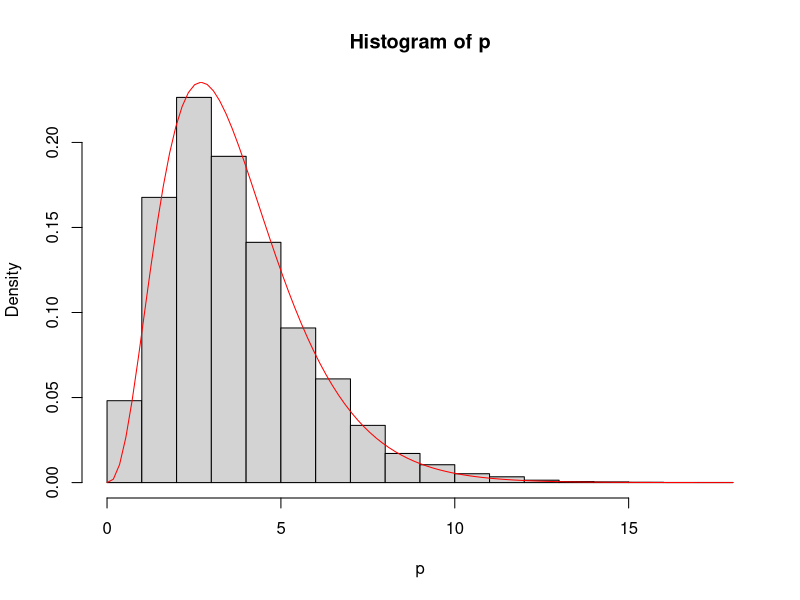
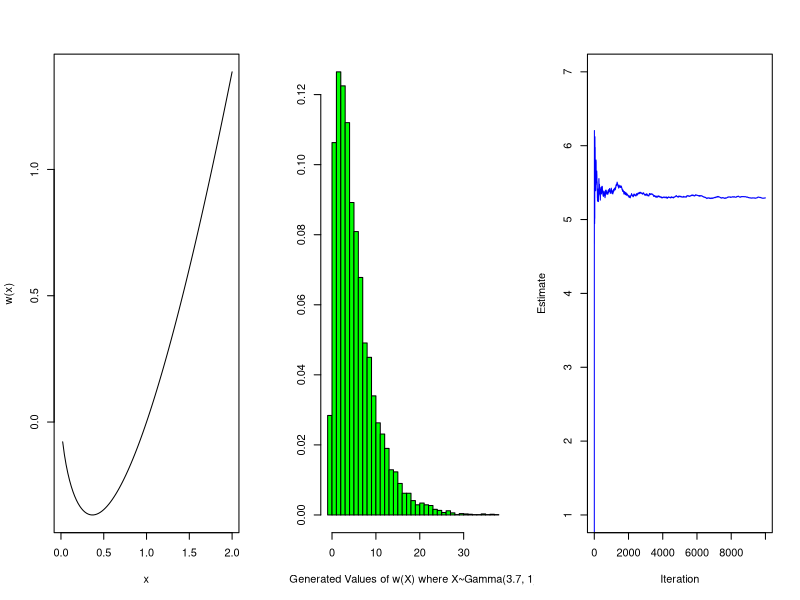
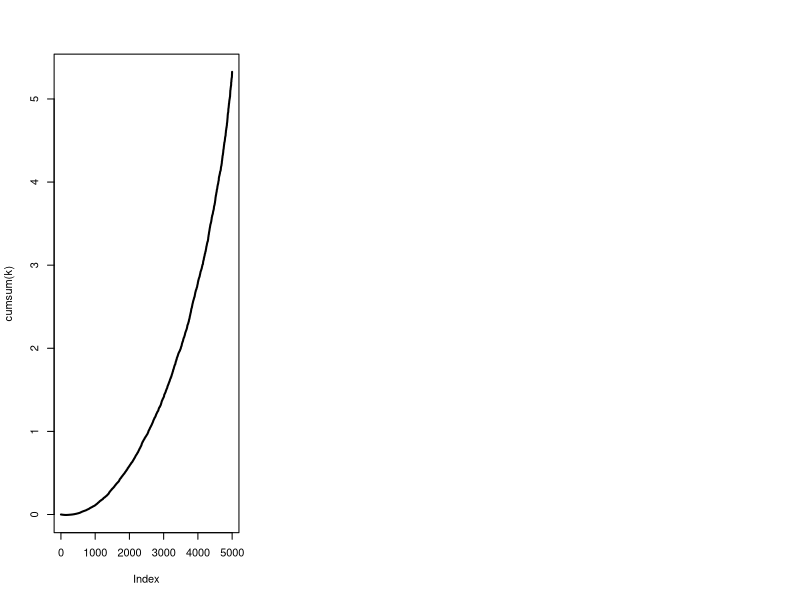

The R script that drew these images, in order: (Note: this script raises an error after producing the figures.)
## ---- chunk 1
knitr::opts_chunk$set(echo = TRUE)
## ---- chunk 2
knitr::opts_chunk$set("README.md")
## ---- chunk 3

# Simulation from Gamma(alpha,1) distribution using accept-reject 
# and a Gamma(a,b) proposal distribution.

gammasim <- function(n=10000, alfa=3.7) 
{
  a=3
  b=a/alfa
  e = NULL
  x = NULL
  
  for (i in 1:n) {
    
    y = rgamma(1,a,b)
    u = runif(1)
    
    k = b^(-a)*y^(alfa-a)*exp(-(1-b)*y)
      
    if (u < k) x = c(x,y)
  }
  return(x)
}
p = gammasim()
hist(p, freq = FALSE)
curve(dgamma(x,3.7,1), add=TRUE,col='red')
## ---- chunk 4

# Monte carlo integration

mci_int <- function(n) 
{
  n <- 10000 
  u <- rgamma(n, 3.7, 1)
  seq <- 1:(n)
  
  # The function to be integrated:
  
  mci.ex <- function(x) x*log(x)
  
  par(mfrow=c(1,3))
  
  curve(mci.ex(x),xlab="x",ylab="w(x)", from = 0, to = 2)
  
  # The monte carlo sum:
  
  w_x <- mci.ex(u)
  
  hplot <- cumsum(w_x)/seq(1:n)
  
  # stdh <- sqrt( cumsum(w_x^2)/seq - (w_x)^2) Nan produced???
  
  par(new=F)
  
  hist(w_x, xlab="Generated Values of w(X) where X~Gamma(3.7, 1)",
       freq=F,col="green",breaks=30,ylab="",main="")
  
  par(new=F)
  
  plot(hplot,type="l",col="blue",xlab="Iteration",
       ylab="Estimate", xlim=c(1,n), ylim=c(1,7))
  
  # par(new=T)
  
  # plot(hplot+stdh/sqrt(seq),type="l",col="green",xlab="",
  #      ylab="",lty=2)
  
  # par(new=T)
  
  # plot(hplot-stdh/sqrt(seq),type="l",col="red",
  #     xlab="",ylab="",lty=2)
  
  return(1/n*sum(w_x))  
}

mci_int(10000)



## ---- chunk 5

# Computes the MCI approximation to E[Xlog(X)] for X~Gamma(3.7, 1).

mci.gamma = function(n=10000)
{	
	x = rgamma(n,3.7, 1)
	return(mean(x*log(x)))
}

mci.gamma()

## ---- chunk 6

riemann.gamma = function(n=6000, alfa = 3.7, lambda =1)
{	
	x = rgamma(n, alfa, lambda)
	x = sort(x)
	
	f <- function(x, alfa = 3.7, lambda =1) lambda^alfa * 1/gamma(alfa)*x^(alfa-1)*exp(-lambda*x)
	  
	g <- function(x) x*log(x)
	

	k = NULL
	for (i in 1:n-1) k[i] <- ( g(x[i]) * f(x[i]) * (x[i+1]-x[i]) )
	
	plot(cumsum(k), type = 'l', lwd=2)
	
	# georg: k <- ( g(x[-n]) * f(x[-n]) * (x[-1]-x[-n]) )

	
#	Z = x
#	p <- function(x) cumsum( g(Z[x]) * f(Z[x]) * (Z[x+1]-Z[x])/x )
#	curve((p(x)), from = 1, to=n-1 )
	
	
	
	return(sum(k))
}

k = riemann.gamma(n=5000)

k

## ---- chunk 7
# Feil

h <- function(x, alfa=3.7, lambda=1) alfa*log(lambda)+alfa*log(x)+log(log(x))-lambda*x 
  
h_d <- function(x, alfa=3.7, lambda=1) alfa/x + 1/(x*log(x)) - lambda

h_dd <-function(x, alfa=3.7, lambda=1) return(-(alfa*(log(x))^2 + log(x)+1)/(x^2*(log(x))^2))

sd <-function(x, n) sqrt(-1/(n*h_dd(x0)))

sigma = sd(x0, 10000)

x0 = 4.337

I = exp(h(x0)) * sqrt(2*pi)*sigma*(pnorm((Inf-x0)/sigma) - pnorm((1-x0)/sigma))


## ---- chunk 8

h <- function(x, alfa=3.7) alfa*log(x) + log(log(x)) - x 
  
h_d <- function(x, alfa=3.7) alfa/x + 1/(x*log(x)) - 1

h_dd <-function(x, alfa=3.7) return(-(alfa*(log(x))^2 + log(x)+1)/(x^2*(log(x))^2))

sd <-function(x, n) sqrt(-1/(n*h_dd(x0)))

x0 = 4.3773076886

sigma = sd(x0, 10000)

I = exp(h(x0)) * sqrt(2*pi)*sigma*(pnorm((Inf-x0)/sigma) - pnorm((0-x0)/sigma))

I/gamma(3.7)
